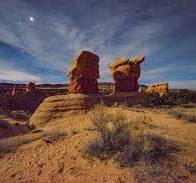
#> input picture sessions/session5/download.jpg, 196 x 183 px
$ jupyter execute session5_cod7.ipynb
#> lines starting #> are read from the running program, lines starting #| are printed output that depends on the picture
[cell 1]
import cv2
import numpy as np

lowpass filter

1.Averarge

[cell 2]
import cv2
imgage=cv2.imread("download.jpg")
#> imgage is the input picture: shape (183, 196, 3); mean B, G, R 86.5, 88.8, 107.2

blurImage=cv2.blur(imgage,(5,5))
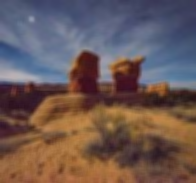
#> blurImage: shape (183, 196, 3); mean B, G, R 86.5, 88.8, 107.2
cv2.imshow("blurImage",blurImage)
cv2.waitKey(0)
cv2.destroyAllWindows()

2.gaussina

[cell 3]
Gaussian=cv2.GaussianBlur(imgage,(5,5),0)
cv2.imshow("Gaussian",Gaussian)
cv2.waitKey(0)
cv2.destroyAllWindows()

3.Median Bllur

[cell 4]
Median=cv2.medianBlur(imgage,5)
cv2.imshow("Median",Median)
cv2.waitKey(0)
cv2.destroyAllWindows()

4.lateral Blur

[cell 5]
teralimage=cv2.bilateralFilter(imgage,9,75,75)
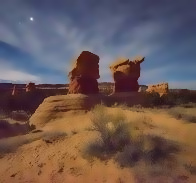
#> teralimage: shape (183, 196, 3); mean B, G, R 86.6, 88.9, 107.3
cv2.imshow("teralimage",teralimage)
cv2.waitKey(0)

cv2.destroyAllWindows()

[cell 6]
imgage=cv2.imread("download.jpg")
list_of_blur=[cv2.blur(imgage,(5,5)),cv2.GaussianBlur(imgage,(5,5),0),cv2.medianBlur(imgage,5),cv2.bilateralFilter(imgage,9,75,75)]

Histograms Equalization

[cell 7]
img=cv2.imread("download.jpg",0)
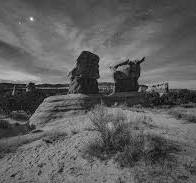
#> img: shape (183, 196); min 0, max 246, mean 94.1
cv2.imshow("Original",img)
equ=cv2.equalizeHist(img)
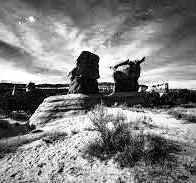
#> equ: shape (183, 196); min 0, max 255, mean 128.6
cv2.imshow("Equalize",equ)
cv2.waitKey(0)
cv2.destroyAllWindows()

Canny detector edge detection

[cell 8]
img=cv2.imread("images.jpg")
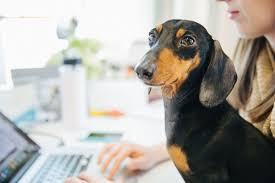
#> input picture sessions/session5/images.jpg, 275 x 183 px
#> img is the input picture: shape (183, 275, 3); mean B, G, R 163.5, 169.5, 172.9
cv2.imshow("Original",img)
imcanny=cv2.Canny(img,50,100)
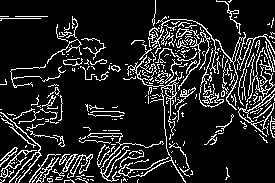
#> imcanny: shape (183, 275); 13.8% white in thin lines or dots

cv2.imshow("Canny",imcanny)
cv2.waitKey(0)
cv2.destroyAllWindows()

harris corner Detection
scale variant

[cell 9]
import numpy as np
img=cv2.imread("images.jpg")
img_gray=cv2.imread("images.jpg",0)
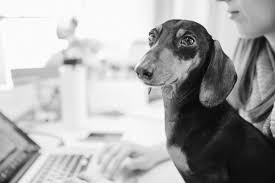
#> img_gray: shape (183, 275); min 0, max 255, mean 169.9
img_gray=np.float32(img_gray)
harris_detector=cv2.cornerHarris(img_gray,2,5,0.04)
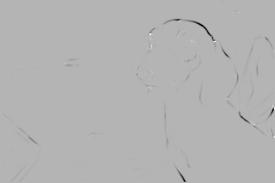
#> harris_detector: shape (183, 275) float32; min -2.97e+09, max 1.23e+09, mean -10966775; drawn with min black and max white

img_gray_scaled=cv2.resize(img_gray,None,fx=0.9,fy=0.9)
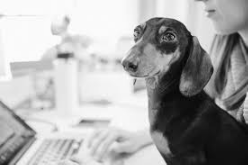
#> img_gray_scaled: shape (165, 248) float32; min 3.18, max 255, mean 169.7
harris_detector2=cv2.cornerHarris(img_gray_scaled,2,5,0.04)
print(len(harris_detector2))
#| 165

print(len(harris_detector))
#| 183

# [6 lines of commented-out code are left out]

sift detector scal invariant

[cell 10]
import cv2
img=cv2.imread("images.jpg")
img_gray=cv2.imread("images.jpg",0)
sift=cv2.SIFT_create()
keypoints=sift.detect(img_gray,None)
#> keypoints = 282 keypoints; strongest (x, y, size): (146, 74, 10), (150, 33, 1.9), (244, 115, 6.4), (183, 38, 29.2)
img_sift=cv2.drawKeypoints(img_gray,keypoints,img,flags=cv2.DRAW_MATCHES_FLAGS_DRAW_RICH_KEYPOINTS)
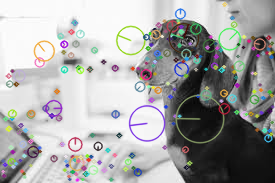
#> img_sift: shape (183, 275, 3); mean B, G, R 167.2, 167.6, 167.6
# cv2.imwrite("sift_keypoints.jpg",img_sift)
# kp,des=sift.detectAndCompute(img_gray,None)
print((img_sift.shape))
#| (183, 275, 3)
